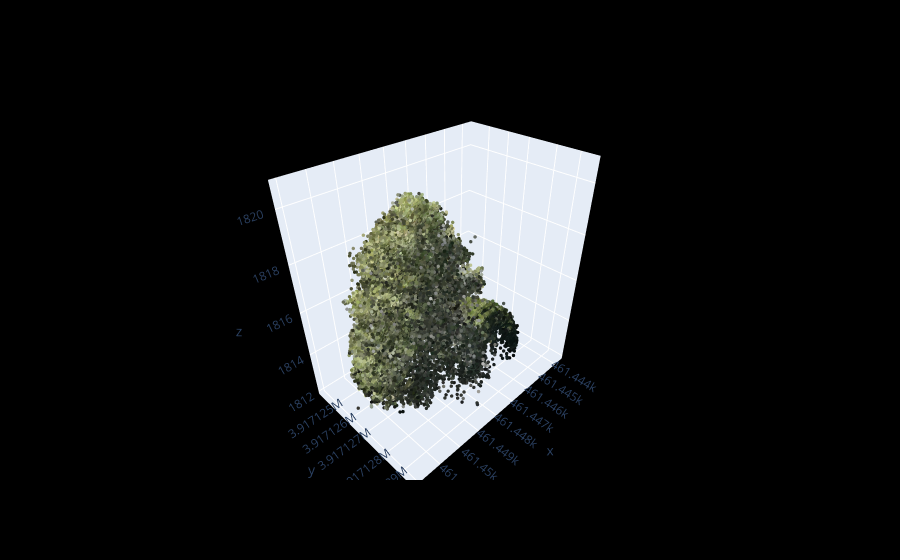

This figure's notebook cell:
### Code cell
from random import *
# get the path of desired pointcloud
cluster_id = int(df_pinyon_confident["file"].sample(1).iloc[0])
mm_id = mismatched_ids[ 1 ]
cluster_id = mm_id

#cluster_id = df_pinyon_confident.()['file']
print( cluster_id )
PLY_PATH = PATHS['Clusters'] +  f"cluster{cluster_id}.ply"   # change per cluster
# cluster += 1

# call the function on it
print( PLY_PATH )
visualize_pointcloud( PLY_PATH )

### Figure 1 — Plotly figure (JSON) as saved in the notebook; plotly's stock layout.template omitted (floating-point values rounded to 4 significant figures; data arrays with more than 128 entries replaced by an {"elided": "..."} marker saying what was removed)
{"data": [{"marker": {"color": {"elided": "28754 str values"}, "size": 2}, "mode": "markers", "name": "piece 0 (28754 pts)", "type": "scatter3d", "x": {"elided": "28754 float values"}, "y": {"elided": "28754 float values"}, "z": {"elided": "28754 float values"}}], "layout": {"legend": {"font": {"color": "white"}}, "paper_bgcolor": "black", "scene": {"aspectmode": "data", "bgcolor": "black"}}}
